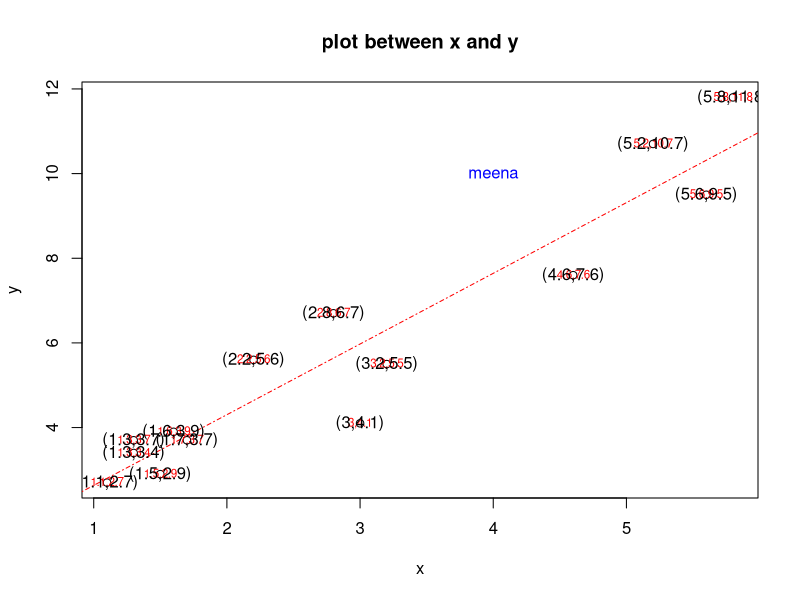
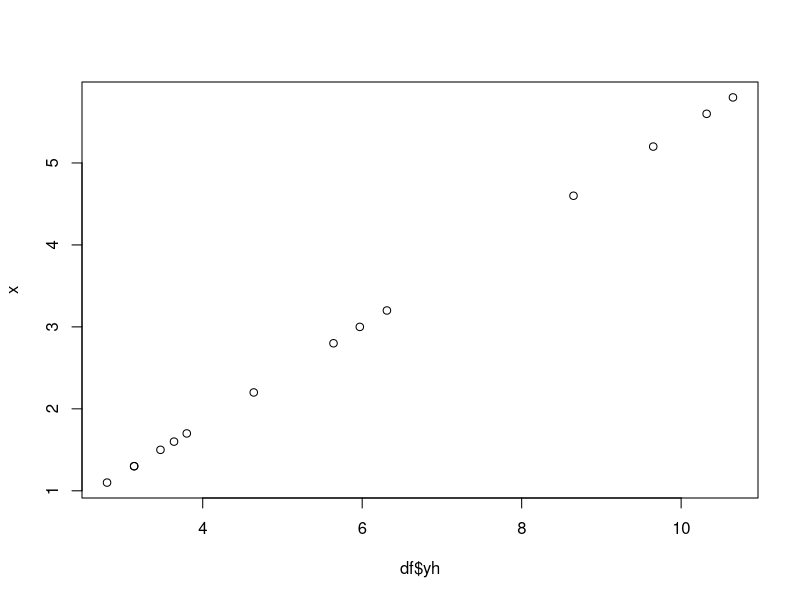

These charts were generated, in order, by the following R code:
#simple linear modelling
#trying to predict the relation between area of store and sales
x = c(1.7,1.6,2.8,5.6,1.3,2.2,1.3,1.1,3.2,1.5,5.2,4.6,5.8,3 )
y = c(3.7,3.9,6.7,9.5,3.4,5.6,3.7,2.7,5.5,2.9,10.7,7.6,11.8,4.1 )
df=data.frame(x,y)
df
length(df)
summary(df)
length(x)
length(y)
sum(x)
sum(y)
mean(x)
mean(y)
cov(x,y)
cor(x,y)#sales are strongly correlated with area of the store
cor.test(x,y)

#alternative hypothesis: true correlation is not equal to 0 means 
#null hypothesis :true correlation is equal to 0 that is there is some relation between x and y
#degrees of freedom:n-1-k,k is no.of independent variables

plot(x,y, main="plot between x and y")
abline(lm(y~x),col="red",lty=4,pch=20)
text(x,y,labels=paste(x,y,sep=","),cex=0.7,col="red")
text(x,y,labels=paste0('(',x,',',y,')'))
text(4,10,labels="meena",col="blue")
fit=lm(y~x)
fit
summary(fit)

df$X=round(x-mean(x),2)
df
df$Y=round(y-mean(y),2)
df
df$XY=round(df$X*df$Y,2)
df
df$x2=round(df$X*df$X,2)
df
df$y2=round(df$Y*df$Y,2)
df
ssXY=sum(df$XY)
ssXY
ssx2=sum(df$x2)
ssx2
b1=ssXY/ssx2
b1
b0=mean(y)-(b1*mean(x))
b0
df$yh=round(fitted(fit),2)#predicted values of y:yh=b0+b1Xi
df
plot(df$yh,x)
df$sse=round((df$y-df$yh)^2,2)#sum of squares of error sse
df
summary(df$sse)
df$ssr=round((df$yh-mean(y))^2,2)
df
colSums(df)
R2=round(sum(df$ssr)/(sum(df$sse)+sum(df$ssr)),2)
R2
summary(fit)
n=length(x)
n
stderror=sqrt(sum(df$sse)/(n-2))
stderror


p=1#no.of independent variables
(MSR=round(sum(df$ssr),2/p))
(MSE=round(sum(df$sse),2/(n-p-1)))
fstat=MSR/MSE
fstat
